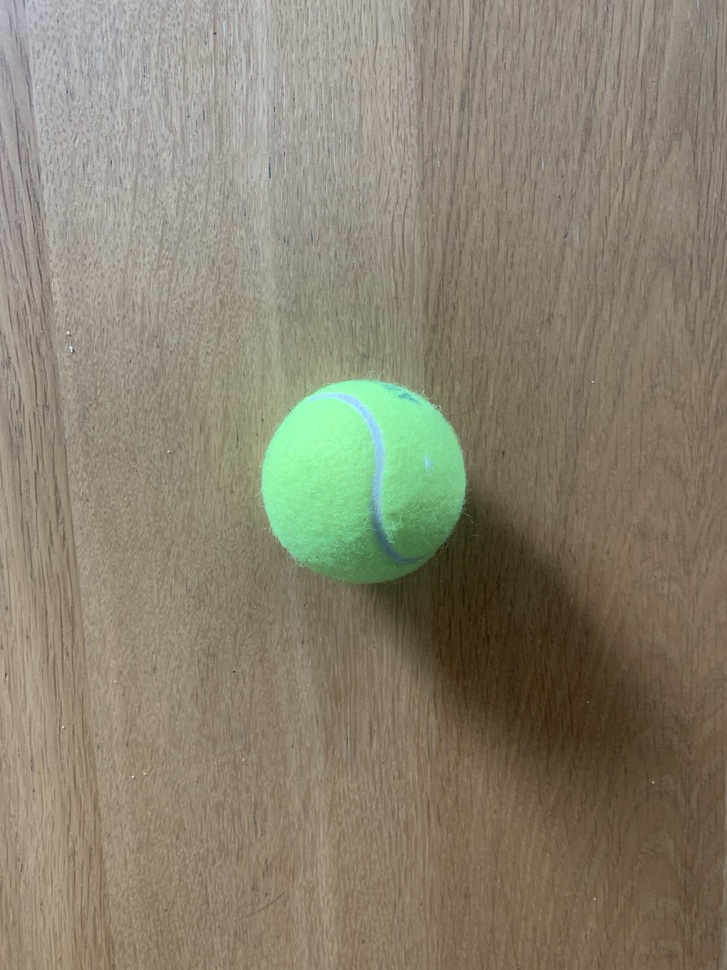
#> input picture IMG_0270.JPG, 727 x 970 px, shrunk from 3024 x 4032 before the run, found by its file name
$ jupyter execute hsv_color_space.ipynb   (shell and % lines are left out)
#> lines starting #> are read from the running program, lines starting #| are printed output that depends on the picture
[cell 1]
import cv2
import numpy as np
import matplotlib.pyplot as plt

[cell 2]
image = cv2.imread("/content/drive/MyDrive/IMG_0270.JPG")
#> image is the input picture: shape (970, 727, 3); mean B, G, R 111.5, 129.9, 136.8

[cell 3]
#Converting the image to HSV. Note that OpenCV reads an image in BGR format as default.
hsv_image = cv2.cvtColor(image, cv2.COLOR_BGR2HSV)
#> hsv_image: shape (970, 727, 3); mean H, S, V 22.8, 59.3, 140.7

[cell 4]
h,s,v = cv2.split(hsv_image) #Splitting the image into HSV channels individually
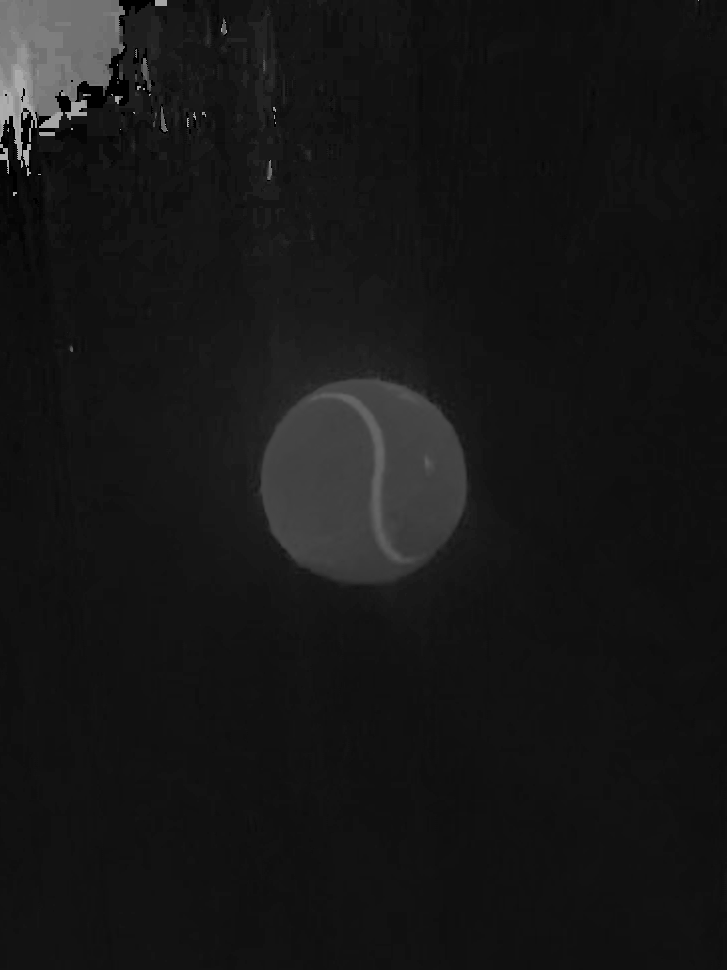
#> h: shape (970, 727); min 0, max 177, mean 22.8
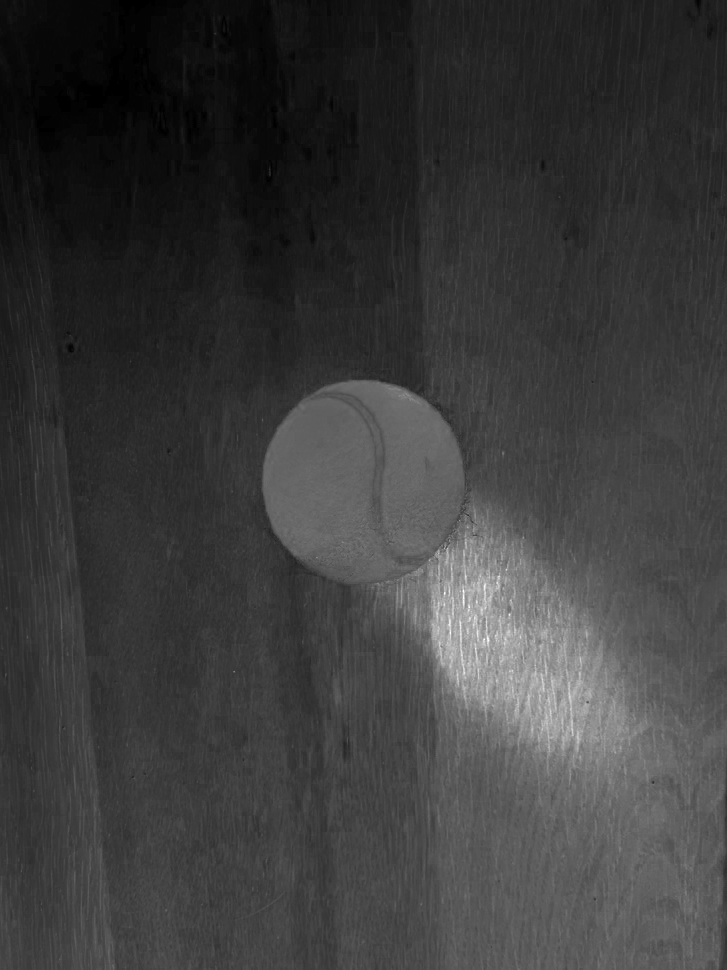
#> s: shape (970, 727); min 0, max 255, mean 59.3
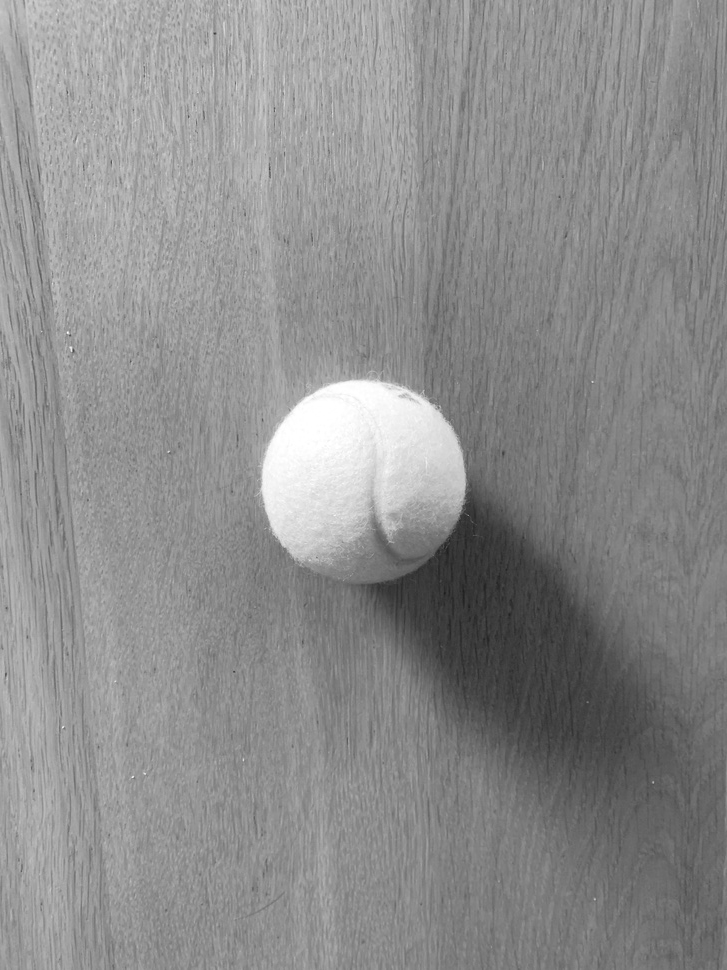
#> v: shape (970, 727); min 29, max 255, mean 140.7
b,g,r = cv2.split(image) #Splitting the image into BGR channels individually
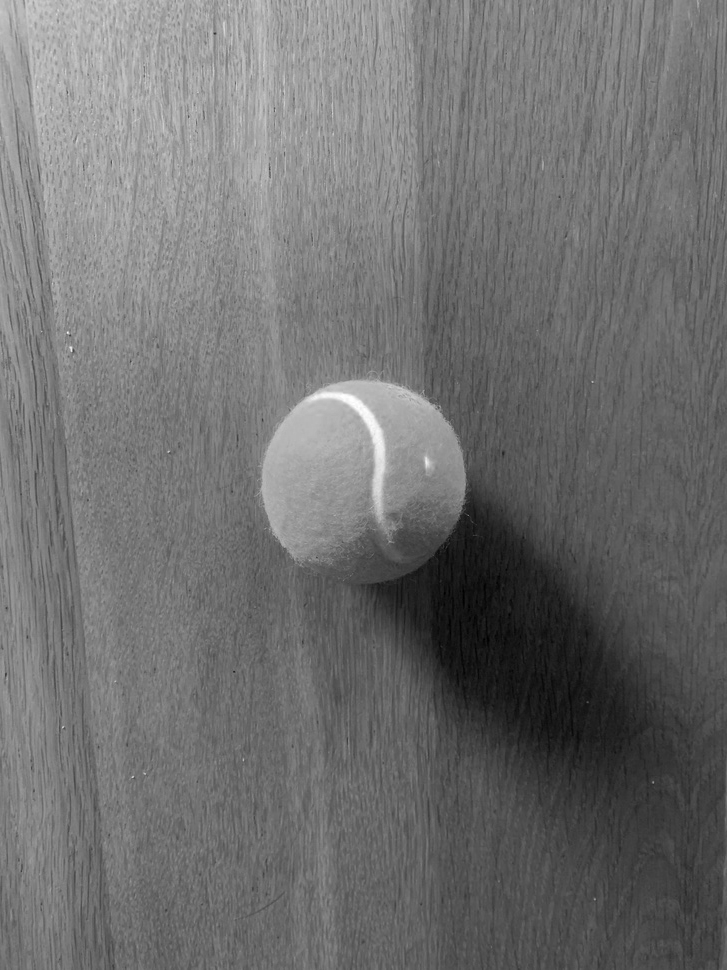
#> b: shape (970, 727); min 0, max 255, mean 111.5
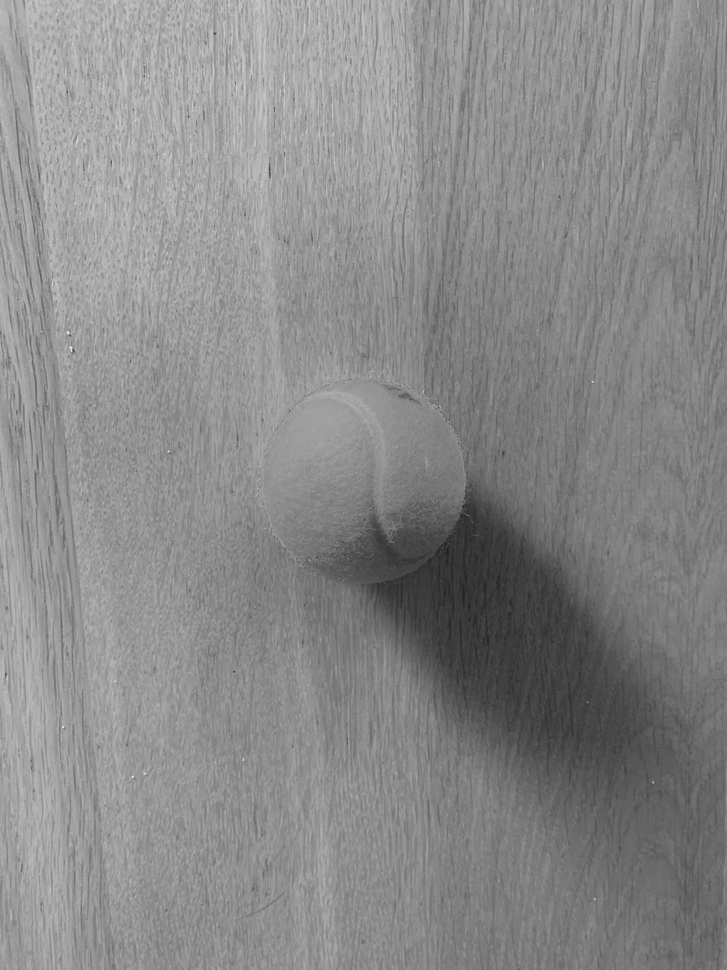
#> r: shape (970, 727); min 29, max 255, mean 136.8

[cell 5]
fig = plt.figure(figsize=(20, 8))

plt.subplot(2, 4, 1)
plt.imshow(cv2.cvtColor(image,cv2.COLOR_BGR2RGB))
plt.title("RGB image")

plt.subplot(2, 4, 2)
plt.imshow(b)
plt.title("B channel image")

plt.subplot(2,4,3)
plt.imshow(g)
plt.title('G channel image')

plt.subplot(2,4,4)
plt.imshow(r)
plt.title('R channel image')

plt.subplot(2, 4, 5)
plt.imshow(hsv_image,cmap='hsv')
plt.title("HSV image")

plt.subplot(2, 4, 6)
plt.imshow(h,cmap='hsv')
plt.title("Hue channel")

plt.subplot(2,4,7)
plt.imshow(s,cmap='hsv')
plt.title('Saturation channel')

plt.subplot(2,4,8)
plt.imshow(v,cmap='hsv')
plt.title('Value channel')
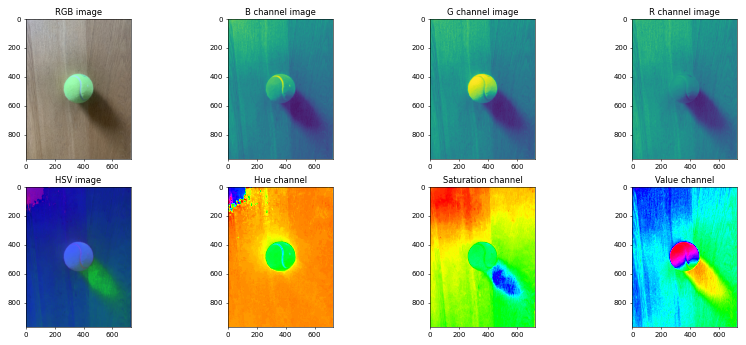
#> figure drawn by matplotlib, 8 panels
